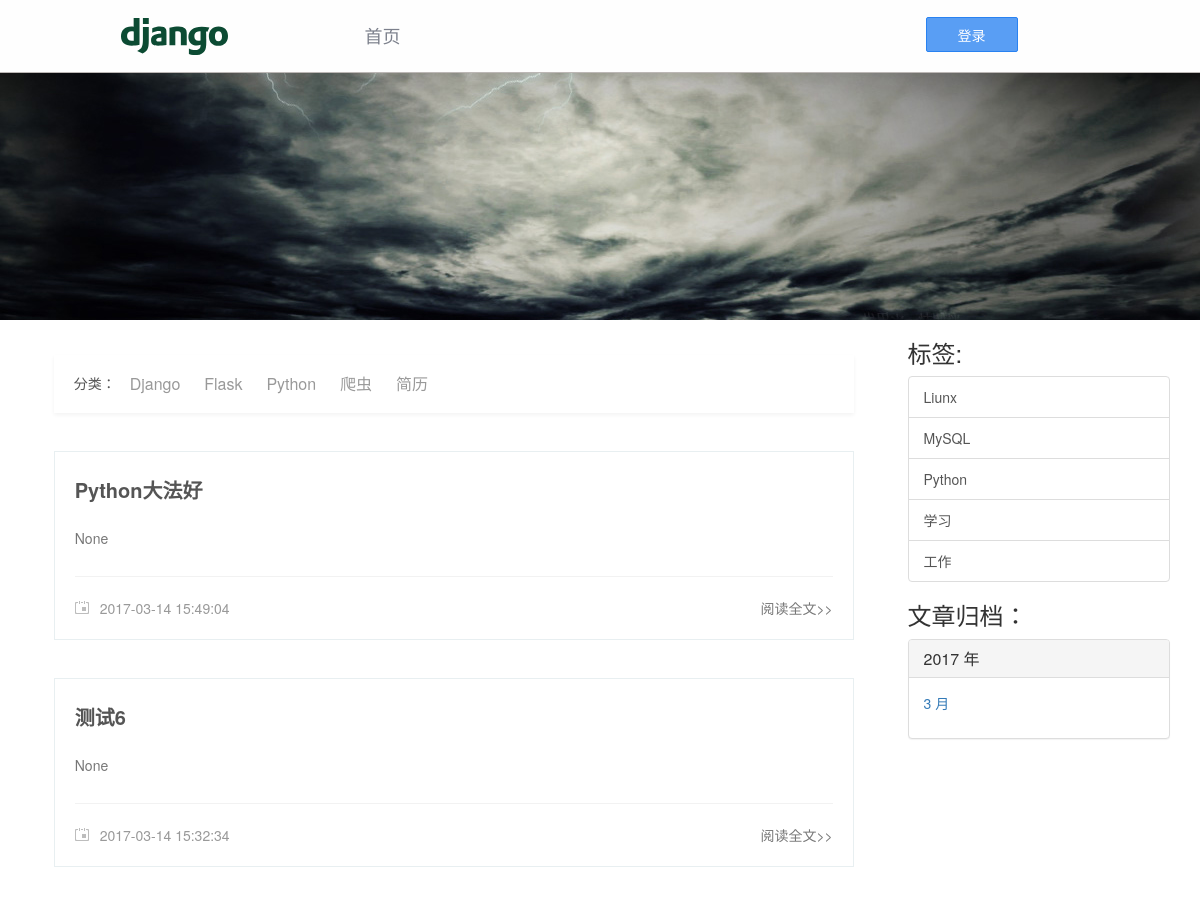
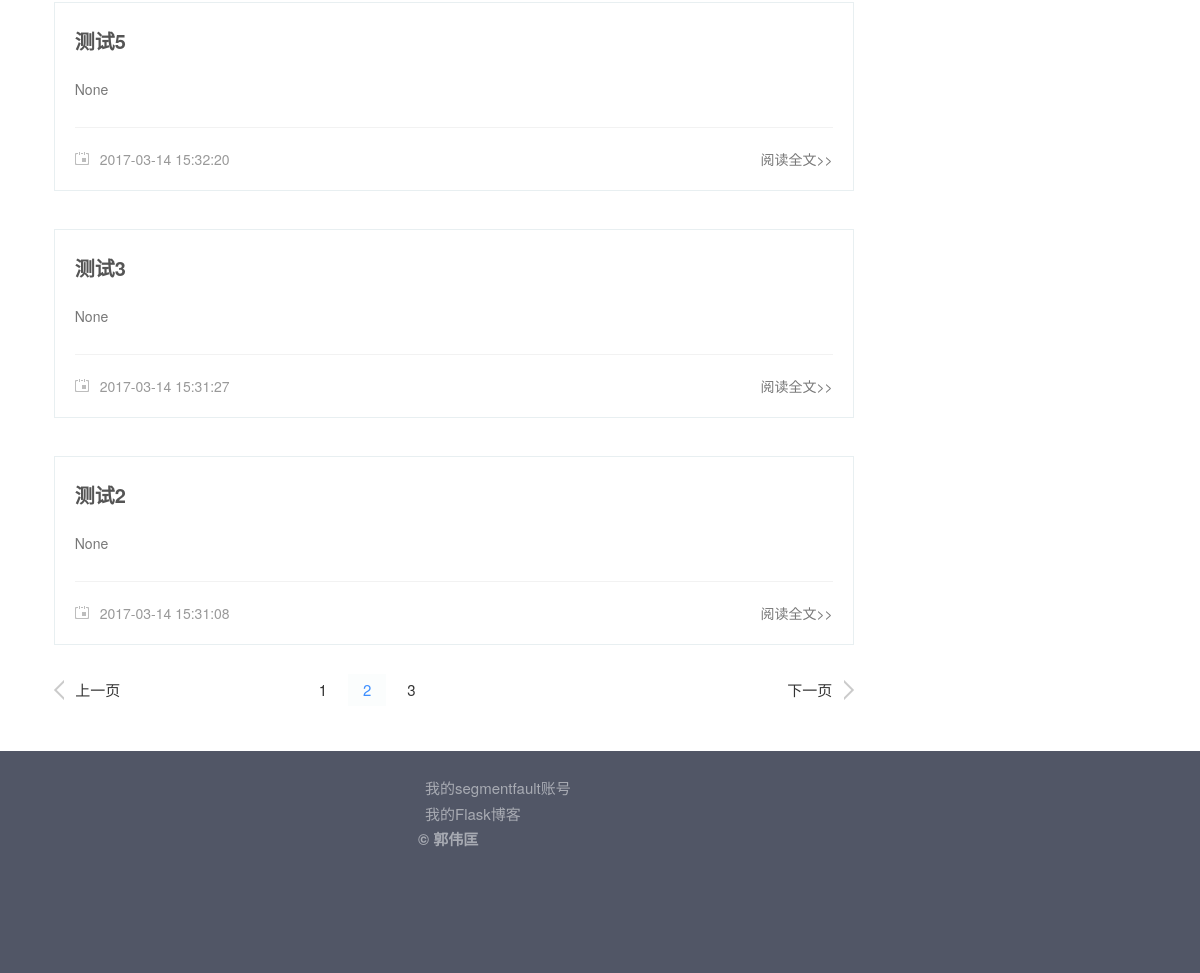
Screenshot of /?page=2 with the database file from the repository (2 pictures, top to bottom).
### blog/models.py (models this page shows, shortened)
class Category(models.Model):
    name = models.CharField('分类', max_length=20)
    created_time = models.DateTimeField("创建时间", auto_now=True)
    last_modified_time = models.DateTimeField("修改时间", auto_now=True)

class Article(models.Model):
    STATUS_CHOICES = (
        ('d', 'Draft'),
        ('p', 'Publish')
    )
    title = models.CharField('标题', max_length=140)
    body = models.TextField('正文')
    created_time = models.DateTimeField('创建时间')
    last_modified_time = models.DateTimeField('修改时间')
    """
         choices 参数需要的值，choices选项会使该field在被渲染成form时
         被渲染为一个select组件，这里我定义了两个状态，
         一个是Draft（草稿），一个是Published（已发布），
         select组件会有两个选项：Draft 和 Published。
         但是存储在数据库中的值分别是'd'和'p'，这就是 choices的作用。
    """
    status = models.CharField('文章状态', max_length=1, choices=STATUS_CHOICES)
    abstract = models.CharField('摘要', max_length=60, blank=True, null=True,
                                help_text="可选，如若为空将摘取正文的前60个字符")
    views = models.PositiveIntegerField('浏览量', default=0)
    likes = models.PositiveIntegerField('点赞数', default=0)
    topped = models.BooleanField('置顶', default=False)
    """
        文章的分类，ForeignKey即数据库中的外键。
        外键的定义是：如果数据库中某个表的列的值是另外一个表的主键。
        外键定义了一个一对多的关系，这里即一篇文章对应一个分类，而一个分类下可能有多篇文章.
        详情参考django官方文档关于ForeinKey的说明，
        on_delete=models.SET_NULL表示删除某个分类（category）后该分类下所有的Article的外键设为null（空）
    """
    category = models.ForeignKey('Category', verbose_name='分类',
                                 null=True, on_delete=models.SET_NULL)
    tags = models.ManyToManyField('Tag', verbose_name='标签集合', blank=True)
    objects = ArticleManage()
    class Meta:
        ordering = ['-last_modified_time']

class Tag(models.Model):
    name = models.CharField('标签名', max_length=20)
    created_time = models.DateTimeField('创建时间', auto_now_add=True)
    last_modified_time = models.DateTimeField('修改时间', auto_now=True)

### blog/views.py (the view)
# urls.py: url(r'^$', views.IndexView.as_view(), name='index'),
class IndexView(ListView):
    template_name = "blog/index.html"
    context_object_name = "article_list"
    def get_queryset(self):
        article_list = Article.objects.filter(status='p')
        for article in article_list:
            article.body = markdown2.markdown(article.body, extras=['fenced-code-blocks'], )
        return article_list
    def get_context_data(self, **kwargs):
        kwargs['category_list'] = Category.objects.all().order_by('name')
        kwargs['date_archive'] = Article.objects.archive()
        kwargs['tag_list'] = Tag.objects.all().order_by('name')
        return super(IndexView, self).get_context_data(**kwargs)

### blog/models.py (called while the page is built)
    def archive(self):
        date_list = Article.objects.datetimes('created_time', 'month', order='DESC')
        date_dict = defaultdict(list)
        for d in date_list:
            date_dict[d.year].append(d.month)
        return sorted(date_dict.items(), reverse=True)

### blog/templatetags/paginate_tags.py (called while the page is built)
def get_left(current_page, left, num_pages):
    if current_page == 1:
        return []
    elif current_page == num_pages:
        l = [i - 1 for i in range(current_page, current_page - left, -1) if i - 1 > 1]
        l.sort()
        return l
    l = [i for i in range(current_page, current_page - left, -1) if i > 1]
    l.sort()
    return l

def get_right(current_page, right, num_pages):
    if current_page == num_pages:
        return []
    return [i + 1 for i in range(current_page, current_page + right - 1) if i < num_pages - 1]

### blog/templates/blog/index.html (shortened to what this page needs)
{% extends 'base.html' %}
{% block content %}
    <div id="banner" class="noselect"></div>
    <div class="container">
        <div class="row">
            <div class="col-lg-9">
                <div id="category" class="noselect">
                    <div id="category-title">
                        <ul>
                            <li>分类：</li>
                            {% for category in category_list %}
                                <li class="cat-item"><a
                                        href="{% url 'blog:category' category.pk %}">{{ category.name }}</a>
                                </li>
                            {% endfor %}
                        </ul>
                    </div>
                </div>
                <div id="bd" class="wrp clear-fix">
                    <div id="main">
                        {% load paginate_tags %}
                        {% for article in article_list %}
                            <div class="post">
                                <div class="post-hd">
                                    <h1 class="title"><a href="{% url 'blog:detail' article.pk %}">{{ article.title }}</a></h1>
                                </div>
                                <div class="post-bd">
                                    <p>{{ article.abstract }}</p>
                                </div>
                                <div class="post-ft">
                                    <a href="{% url 'blog:detail' article.id %}" class="more">阅读全文>></a>
                                    <i class="icon-date"></i>
                                    <span class="date">{{ article.last_modified_time }}</span>
                                </div>
                            </div>
                        {% endfor %}
                        {% include 'blog/pagination.html' %}
                    </div>
                </div>
            </div>
            <div class="col-lg-3">
                <h3>标签:</h3>
                <div class="list-group">
                    {% for tag in tag_list %}
                        <a href="{% url 'blog:tag' tag.pk %}" class="list-group-item">{{ tag.name }}</a>
                    {% endfor %}
                </div>
                <h3>文章归档：</h3>
                <div class="panel-group" id="accordion" role="tablist" aria-multiselectable="true">
                    {% for year,months in date_archive %}
                        <div class="panel panel-default">
                            <div class="panel-heading" role="tab" id="heading{{ forloop.counter }}">
                                <h4 class="panel-title">
                                    <a role="button" data-toggle="collapse" data-parent="#accordion"
                                       href="#collapse{{ forloop.counter }}"
                                       aria-expanded="true" aria-controls="collapse{{ forloop.counter }}">
                                        {{ year }} 年
                                    </a>
                                </h4>
                            </div>
                            <div id="collapse{{ forloop.counter }}" class="panel-collapse collapse in" role="tabpanel"
                                 aria-labelledby="heading{{ forloop.counter }}">
                                <div class="panel-body">
                                    {% for month in months %}
                                        <a href="{% url 'blog:archive' year month %}"><p>{{ month }} 月</p></a>
                                    {% endfor %}
                                </div>
                            </div>
                        </div>
                {% endfor %}
                </div>
            </div>
        </div>
    </div>
{% endblock %}

### blog/static/blog/css/style.css (style rules this page uses)
html, body { margin: 0; padding: 0; border: 0; font-size: 100%; vertical-align: baseline; line-height: 1; }
body { margin: 0; padding: 0; font: 12px 'Microsoft Yahei', '微软雅黑', 'simsun', Arial, sans-serif; background-color: #edf4f6; min-width: 960px; }
ul { padding: 0; margin: 0; }
li { list-style: none; }
a { text-decoration: none }
.noselect { -webkit-touch-callout: none; -webkit-user-select: none; -khtml-user-select: none; -moz-user-select: none; -ms-user-select: none; user-select: none; }
.wrp { width: 960px; height: 72px; margin: 0 auto; }
.clear-fix:after { clear: both; display: block; visibility: hidden; overflow: hidden; height: 0; content: '.' }
.clear-fix { zoom: 1 }
#banner { background: url(../img/banner.jpg) no-repeat center; height: 247px; }
#bd { margin: 0 auto; width: 800px; height: auto; }
#main { float: left; overflow-x: hidden; width: 100% }
.post { margin-top: 38px; border: 1px solid #e8eff1; background-color: #fff; padding-left: 20px; padding-right: 20px; }
.post-hd .title { margin: 27px 0 27px; font-size: 20px; font-weight: bold; color: #555; }
.post-hd .title a { color: #555; }
.icon-date { display: inline-block; *display: inline; *zoom: 1; width: 14px; height: 13px; margin-right: 7px; background: url(../img/date.png) no-repeat; }
.read, .date { color: #999; margin-right: 12px; }
.post-bd { / / min-height: 250 px; word-break: break-word; color: #777; }
.post-bd p { color: #777; font-size: 14px; }
.post-ft { margin-top: 28px; padding: 21px 0 21px 0; border-top: 1px solid #f2f2f2; color: #999; font-size: 14px; }
.post-ft .more { float: right; color: #777; }
#category { display: block; width: 800px; margin: 0 auto; height: 58px; margin-top: 35px; background-color: #fff; box-shadow: 0 2px 4px rgba(0, 0, 0, 0.05); }
#category-title { margin-left: 20px; }
#category-title li { display: inline-block; *display: inline; *zoom: 1; font-size: 14px; color: #555; line-height: 57px; vertical-align: top; }
#category-title li a { font-size: 16px; color: #999; padding: 0 10px; display: block; border-bottom: 1px solid #fff; }

### rows the page displays
Category: name "Django"
Category: name "Flask"
Category: name "Python"
Category: name "爬虫"
Category: name "简历"
Article: title "Python大法好", abstract "None", last_modified_time "2017-03-14 15:49:04"
Article: title "测试6", abstract "None", last_modified_time "2017-03-14 15:32:34"
Article: title "测试5", abstract "None", last_modified_time "2017-03-14 15:32:20"
Article: title "测试3", abstract "None", last_modified_time "2017-03-14 15:31:27"
Article: title "测试2", abstract "None", last_modified_time "2017-03-14 15:31:08"
Tag: name "Liunx"
Tag: name "MySQL"
Tag: name "Python"
Tag: name "学习"
Tag: name "工作"

### other values shown
{{ page }} "2"
{{ last_page }} "3"
{{ year }} "2017"
{{ month }} "3"
